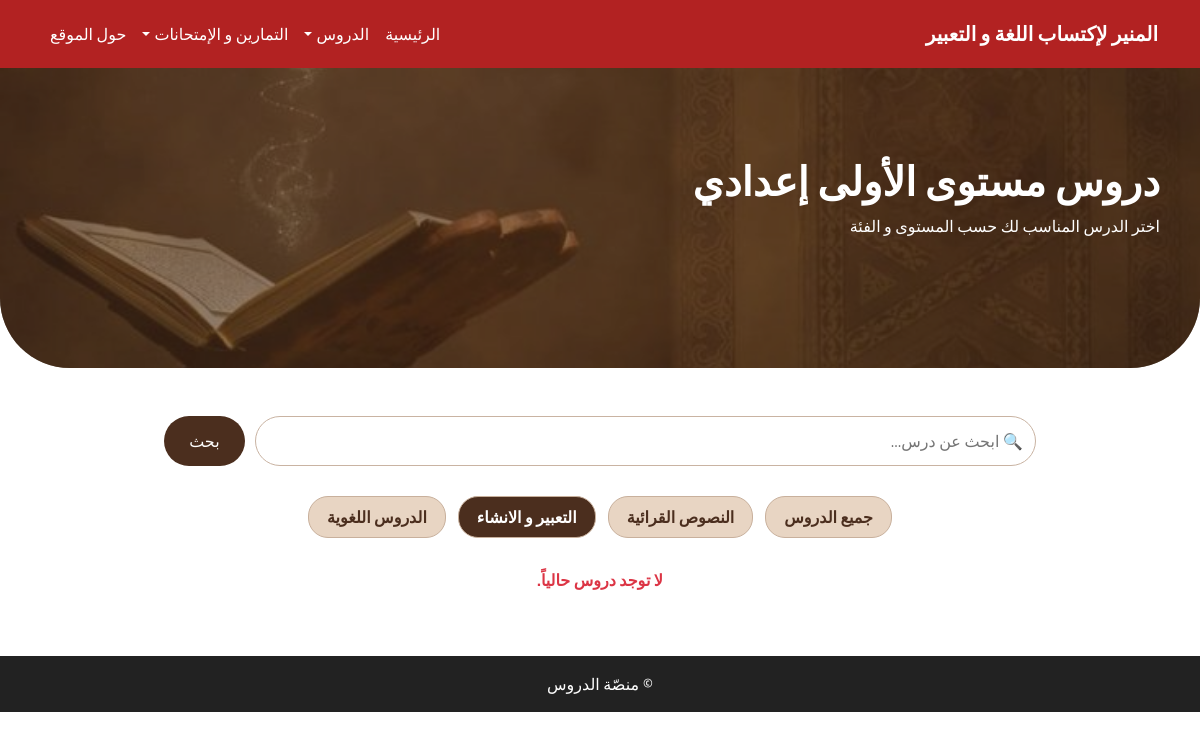
/course_level/1/?category=2, run on the app's committed database.
### courses/models.py (models this page shows, shortened)
class CourseCategory(models.Model):
    name = models.CharField(max_length=255, verbose_name="صنف الدروس")
    class Meta:
        verbose_name="صنف الدرس"
        verbose_name_plural="صنف الدرس"

### courses/views.py (the view)
# urls.py: path('course_level/<str:level>/', views.course_level, name='course_level'),  # Page d'accueil affichant les cours
def course_level(request, level):
    query = request.GET.get("q", "")
    category = request.GET.get("category", "all")
    courses = Course.objects.filter(level=level)
    if query:
        courses = courses.filter(title__icontains=query)
    if category != "all":
        courses = courses.filter(category_id=category)
    categories = CourseCategory.objects.all()
    LEVEL_DISPLAY = {
        "1": "الأولى إعدادي",
        "2": "الثانية إعدادي",
        "3": "الثالثة إعدادي",
    }
    level_name = LEVEL_DISPLAY.get(level, "غير معروف")
    return render(request, "courses/course_level.html", {
        "courses": courses,
        "categories": categories,
        "query": query,
        "level_name": level_name,
        "selected_category": category,
    })

### courses/templates/courses/course_level.html (shortened to what this page needs)
{% extends 'courses/base.html' %}
{% load static %}
{% block content %}
<link rel="stylesheet" href="{% static 'css/course_level.css' %}">
<div class="course-hero">
    <div class="hero-overlay"></div>
    <div class="hero-text animate__animated animate__fadeInRight">
        <h1>دروس مستوى {{ level_name }}</h1>
        <p>اختر الدرس المناسب لك حسب المستوى و الفئة</p>
    </div>
</div>
<div class="container mt-5">
    <form method="GET" class="search-box animate__animated animate__fadeInUp">
        <input type="text" name="q" value="{{ query }}" placeholder="🔍 ابحث عن درس..." class="search-input">
        <button type="submit" class="search-btn">بحث</button>
    </form>
    <div class="categories-bar animate__animated animate__fadeInDown">
<a href="?category=all"
class="category-chip {% if selected_category == 'all' %}active{% endif %}">
 جميع الدروس
</a>
{% for cat in categories %}
<a href="?category={{ cat.id }}"
class="category-chip {% if selected_category == cat.id|stringformat:'s' %}active{% endif %}">
 {{ cat.name }}
</a>
{% endfor %}
    </div>
    <div class="row mt-4">
        {% for course in courses %}
        <div class="col-md-6 col-lg-4 mb-4 animate__animated animate__fadeInUp">
            <div class="course-card">
                {% if course.image %}
                    <img src="{{ course.image.url }}" class="course-img">
                {% endif %}
                <div class="course-info">
                    <h3>{{ course.title }}</h3>
                    <p>{{ course.description|truncatechars:100 }}</p>
                    <a class="btn-view" href="{% url 'course_detail' course.id %}">مشاهدة الدرس</a>
                </div>
            </div>
        </div>
        {% empty %}
        <div class="col-12 text-center">
            <p class="text-danger fw-bold">لا توجد دروس حالياً.</p>
        </div>
        {% endfor %}
    </div>
</div>
{% endblock %}

### static/css/course_level.css (style rules this page uses)
.course-hero { position: relative; height: 300px; background: url('/static/img/acceuil.jpg') center/cover; border-bottom-left-radius: 70px; border-bottom-right-radius: 70px; overflow: hidden; }
.hero-overlay { background: rgba(75, 46, 30, 0.55); position: absolute; width: 100%; height: 100%; }
.hero-text { position: absolute; right: 40px; top: 90px; color: white; }
.hero-text h1 { font-size: 40px; font-weight: bold; }
.search-box { display: flex; gap: 10px; justify-content: center; }
.search-input { width: 70%; padding: 12px; border-radius: 25px; border: 1px solid #c9b3a2; }
.search-btn { background: #4b2e1e; color: white; padding: 12px 25px; border-radius: 25px; border: none; transition: 0.3s; }
.categories-bar { display: flex; gap: 12px; flex-wrap: wrap; justify-content: center; margin: 30px 0; }
.category-chip { padding: 8px 18px; background: #e8d5c3; border-radius: 20px; color: #4b2e1e; font-weight: 600; border: 1px solid #c8b09c; transition: 0.3s; text-decoration: none; }
.category-chip.active { background: #4b2e1e; color: white; }

### data on the page
CourseCategory: name "النصوص القرائية"
CourseCategory: name "التعبير و الانشاء"
CourseCategory: name "الدروس اللغوية"

### other printed values
{{ level_name }} "الأولى إعدادي"
